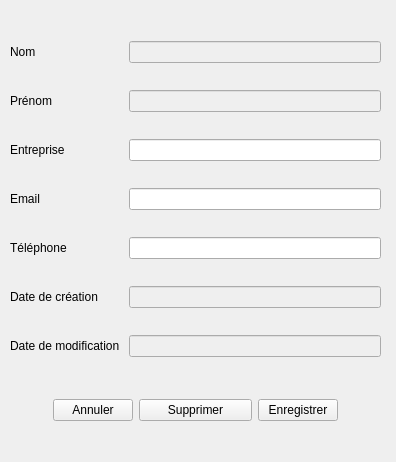
<?xml version="1.0" encoding="UTF-8"?>
<ui version="4.0">
 <class>modif</class>
 <widget class="QWidget" name="modif">
  <property name="geometry">
   <rect>
    <x>0</x>
    <y>0</y>
    <width>396</width>
    <height>462</height>
   </rect>
  </property>
  <property name="windowTitle">
   <string>Form</string>
  </property>
  <widget class="QWidget" name="gridLayoutWidget">
   <property name="geometry">
    <rect>
     <x>10</x>
     <y>20</y>
     <width>371</width>
     <height>361</height>
    </rect>
   </property>
   <layout class="QGridLayout" name="gridLayout">
    <item row="1" column="1">
     <widget class="QLineEdit" name="linePrenom">
      <property name="enabled">
       <bool>false</bool>
      </property>
     </widget>
    </item>
    <item row="1" column="0">
     <widget class="QLabel" name="label_3">
      <property name="text">
       <string>Prénom</string>
      </property>
     </widget>
    </item>
    <item row="2" column="0">
     <widget class="QLabel" name="label_4">
      <property name="text">
       <string>Entreprise</string>
      </property>
     </widget>
    </item>
    <item row="5" column="1">
     <widget class="QLineEdit" name="lineDC">
      <property name="enabled">
       <bool>false</bool>
      </property>
     </widget>
    </item>
    <item row="0" column="0">
     <widget class="QLabel" name="label_2">
      <property name="text">
       <string>Nom</string>
      </property>
     </widget>
    </item>
    <item row="5" column="0">
     <widget class="QLabel" name="label">
      <property name="text">
       <string>Date de création </string>
      </property>
     </widget>
    </item>
    <item row="4" column="0">
     <widget class="QLabel" name="label_6">
      <property name="text">
       <string>Téléphone</string>
      </property>
     </widget>
    </item>
    <item row="0" column="1">
     <widget class="QLineEdit" name="lineNom">
      <property name="enabled">
       <bool>false</bool>
      </property>
     </widget>
    </item>
    <item row="3" column="1">
     <widget class="QLineEdit" name="lineEmail"/>
    </item>
    <item row="4" column="1">
     <widget class="QLineEdit" name="lineTelephone"/>
    </item>
    <item row="2" column="1">
     <widget class="QLineEdit" name="lineEntreprise"/>
    </item>
    <item row="3" column="0">
     <widget class="QLabel" name="label_5">
      <property name="text">
       <string>Email</string>
      </property>
     </widget>
    </item>
    <item row="6" column="0">
     <widget class="QLabel" name="label_7">
      <property name="text">
       <string>Date de modification </string>
      </property>
     </widget>
    </item>
    <item row="6" column="1">
     <widget class="QLineEdit" name="lineDM">
      <property name="enabled">
       <bool>false</bool>
      </property>
     </widget>
    </item>
   </layout>
  </widget>
  <widget class="QWidget" name="layoutWidget">
   <property name="geometry">
    <rect>
     <x>20</x>
     <y>390</y>
     <width>351</width>
     <height>41</height>
    </rect>
   </property>
   <layout class="QHBoxLayout" name="horizontalLayout_8">
    <item alignment="Qt::AlignRight">
     <widget class="QPushButton" name="AnnulerButton_2">
      <property name="text">
       <string>Annuler</string>
      </property>
     </widget>
    </item>
    <item>
     <widget class="QPushButton" name="SupprimerButton">
      <property name="text">
       <string>Supprimer</string>
      </property>
     </widget>
    </item>
    <item alignment="Qt::AlignLeft">
     <widget class="QPushButton" name="EnregistrerButton_2">
      <property name="text">
       <string>Enregistrer</string>
      </property>
     </widget>
    </item>
   </layout>
  </widget>
 </widget>
 <resources/>
 <connections/>
</ui>
